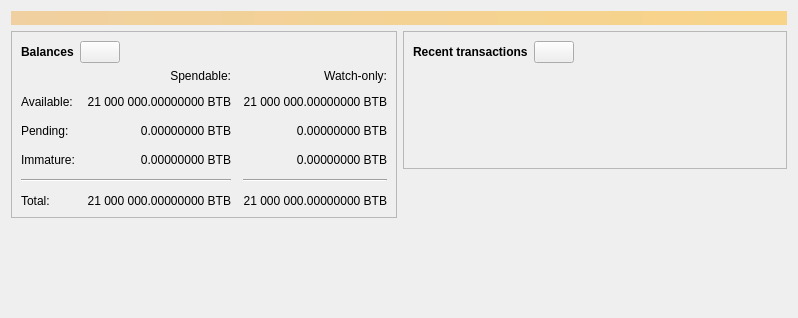
<?xml version="1.0" encoding="UTF-8"?>
<ui version="4.0">
 <class>OverviewPage</class>
 <widget class="QWidget" name="OverviewPage">
  <property name="geometry">
   <rect>
    <x>0</x>
    <y>0</y>
    <width>798</width>
    <height>318</height>
   </rect>
  </property>
  <property name="windowTitle">
   <string>Form</string>
  </property>
  <layout class="QVBoxLayout" name="topLayout">
   <item>
    <widget class="QLabel" name="labelAlerts">
     <property name="visible">
      <bool>false</bool>
     </property>
     <property name="styleSheet">
      <string notr="true">QLabel { background-color: qlineargradient(x1: 0, y1: 0, x2: 1, y2: 0, stop:0 #F0D0A0, stop:1 #F8D488); color:#000000; }</string>
     </property>
     <property name="wordWrap">
      <bool>true</bool>
     </property>
     <property name="margin">
      <number>3</number>
     </property>
     <property name="textInteractionFlags">
      <set>Qt::TextSelectableByMouse</set>
     </property>
    </widget>
   </item>
   <item>
    <layout class="QHBoxLayout" name="horizontalLayout" stretch="1,1">
     <item>
      <layout class="QVBoxLayout" name="verticalLayout_2">
       <item>
        <widget class="QFrame" name="frame">
         <property name="frameShape">
          <enum>QFrame::StyledPanel</enum>
         </property>
         <property name="frameShadow">
          <enum>QFrame::Raised</enum>
         </property>
         <layout class="QVBoxLayout" name="verticalLayout_4">
          <item>
           <layout class="QHBoxLayout" name="horizontalLayout_4">
            <item>
             <widget class="QLabel" name="label_5">
              <property name="font">
               <font>
                <weight>75</weight>
                <bold>true</bold>
               </font>
              </property>
              <property name="text">
               <string>Balances</string>
              </property>
             </widget>
            </item>
            <item>
             <widget class="QPushButton" name="labelWalletStatus">
              <property name="enabled">
               <bool>true</bool>
              </property>
              <property name="maximumSize">
               <size>
                <width>45</width>
                <height>16777215</height>
               </size>
              </property>
              <property name="toolTip">
               <string>The displayed information may be out of date. Your wallet automatically synchronizes with the Bitbi network after a connection is established, but this process has not completed yet.</string>
              </property>
              <property name="text">
               <string/>
              </property>
              <property name="icon">
               <iconset resource="../bitbi.qrc">
                <normaloff>:/icons/warning</normaloff>
                <disabledoff>:/icons/warning</disabledoff>:/icons/warning</iconset>
              </property>
              <property name="iconSize">
               <size>
                <width>24</width>
                <height>24</height>
               </size>
              </property>
             </widget>
            </item>
            <item>
             <spacer name="horizontalSpacer_3">
              <property name="orientation">
               <enum>Qt::Horizontal</enum>
              </property>
              <property name="sizeHint" stdset="0">
               <size>
                <width>40</width>
                <height>20</height>
               </size>
              </property>
             </spacer>
            </item>
           </layout>
          </item>
          <item>
           <layout class="QGridLayout" name="gridLayout">
            <property name="spacing">
             <number>12</number>
            </property>
            <item row="2" column="2">
             <widget class="QLabel" name="labelWatchPending">
              <property name="cursor">
               <cursorShape>IBeamCursor</cursorShape>
              </property>
              <property name="toolTip">
               <string>Unconfirmed transactions to watch-only addresses</string>
              </property>
              <property name="text">
               <string notr="true">0.00000000 BTB</string>
              </property>
              <property name="alignment">
               <set>Qt::AlignRight|Qt::AlignTrailing|Qt::AlignVCenter</set>
              </property>
              <property name="textInteractionFlags">
               <set>Qt::LinksAccessibleByMouse|Qt::TextSelectableByKeyboard|Qt::TextSelectableByMouse</set>
              </property>
             </widget>
            </item>
            <item row="2" column="1">
             <widget class="QLabel" name="labelUnconfirmed">
              <property name="cursor">
               <cursorShape>IBeamCursor</cursorShape>
              </property>
              <property name="toolTip">
               <string>Total of transactions that have yet to be confirmed, and do not yet count toward the spendable balance</string>
              </property>
              <property name="text">
               <string notr="true">0.00000000 BTB</string>
              </property>
              <property name="alignment">
               <set>Qt::AlignRight|Qt::AlignTrailing|Qt::AlignVCenter</set>
              </property>
              <property name="textInteractionFlags">
               <set>Qt::LinksAccessibleByMouse|Qt::TextSelectableByKeyboard|Qt::TextSelectableByMouse</set>
              </property>
             </widget>
            </item>
            <item row="3" column="2">
             <widget class="QLabel" name="labelWatchImmature">
              <property name="cursor">
               <cursorShape>IBeamCursor</cursorShape>
              </property>
              <property name="toolTip">
               <string>Mined balance in watch-only addresses that has not yet matured</string>
              </property>
              <property name="text">
               <string notr="true">0.00000000 BTB</string>
              </property>
              <property name="alignment">
               <set>Qt::AlignRight|Qt::AlignTrailing|Qt::AlignVCenter</set>
              </property>
              <property name="textInteractionFlags">
               <set>Qt::LinksAccessibleByMouse|Qt::TextSelectableByKeyboard|Qt::TextSelectableByMouse</set>
              </property>
             </widget>
            </item>
            <item row="4" column="0" colspan="2">
             <widget class="Line" name="line">
              <property name="orientation">
               <enum>Qt::Horizontal</enum>
              </property>
             </widget>
            </item>
            <item row="4" column="2">
             <widget class="Line" name="lineWatchBalance">
              <property name="sizePolicy">
               <sizepolicy hsizetype="Preferred" vsizetype="Fixed">
                <horstretch>0</horstretch>
                <verstretch>0</verstretch>
               </sizepolicy>
              </property>
              <property name="minimumSize">
               <size>
                <width>140</width>
                <height>0</height>
               </size>
              </property>
              <property name="orientation">
               <enum>Qt::Horizontal</enum>
              </property>
             </widget>
            </item>
            <item row="5" column="0">
             <widget class="QLabel" name="labelTotalText">
              <property name="text">
               <string>Total:</string>
              </property>
             </widget>
            </item>
            <item row="3" column="1">
             <widget class="QLabel" name="labelImmature">
              <property name="cursor">
               <cursorShape>IBeamCursor</cursorShape>
              </property>
              <property name="toolTip">
               <string>Mined balance that has not yet matured</string>
              </property>
              <property name="text">
               <string notr="true">0.00000000 BTB</string>
              </property>
              <property name="alignment">
               <set>Qt::AlignRight|Qt::AlignTrailing|Qt::AlignVCenter</set>
              </property>
              <property name="textInteractionFlags">
               <set>Qt::LinksAccessibleByMouse|Qt::TextSelectableByKeyboard|Qt::TextSelectableByMouse</set>
              </property>
             </widget>
            </item>
            <item row="2" column="3">
             <spacer name="horizontalSpacer_2">
              <property name="orientation">
               <enum>Qt::Horizontal</enum>
              </property>
              <property name="sizeHint" stdset="0">
               <size>
                <width>40</width>
                <height>20</height>
               </size>
              </property>
             </spacer>
            </item>
            <item row="3" column="0">
             <widget class="QLabel" name="labelImmatureText">
              <property name="text">
               <string>Immature:</string>
              </property>
             </widget>
            </item>
            <item row="5" column="1">
             <widget class="QLabel" name="labelTotal">
              <property name="cursor">
               <cursorShape>IBeamCursor</cursorShape>
              </property>
              <property name="toolTip">
               <string>Your current total balance</string>
              </property>
              <property name="text">
               <string notr="true">21 000 000.00000000 BTB</string>
              </property>
              <property name="alignment">
               <set>Qt::AlignRight|Qt::AlignTrailing|Qt::AlignVCenter</set>
              </property>
              <property name="textInteractionFlags">
               <set>Qt::LinksAccessibleByMouse|Qt::TextSelectableByKeyboard|Qt::TextSelectableByMouse</set>
              </property>
             </widget>
            </item>
            <item row="5" column="2">
             <widget class="QLabel" name="labelWatchTotal">
              <property name="cursor">
               <cursorShape>IBeamCursor</cursorShape>
              </property>
              <property name="toolTip">
               <string>Current total balance in watch-only addresses</string>
              </property>
              <property name="text">
               <string notr="true">21 000 000.00000000 BTB</string>
              </property>
              <property name="alignment">
               <set>Qt::AlignRight|Qt::AlignTrailing|Qt::AlignVCenter</set>
              </property>
              <property name="textInteractionFlags">
               <set>Qt::LinksAccessibleByMouse|Qt::TextSelectableByKeyboard|Qt::TextSelectableByMouse</set>
              </property>
             </widget>
            </item>
            <item row="0" column="2">
             <widget class="QLabel" name="labelWatchonly">
              <property name="text">
               <string>Watch-only:</string>
              </property>
              <property name="alignment">
               <set>Qt::AlignRight|Qt::AlignTrailing|Qt::AlignVCenter</set>
              </property>
             </widget>
            </item>
            <item row="1" column="0">
             <widget class="QLabel" name="labelBalanceText">
              <property name="text">
               <string>Available:</string>
              </property>
             </widget>
            </item>
            <item row="1" column="1">
             <widget class="QLabel" name="labelBalance">
              <property name="cursor">
               <cursorShape>IBeamCursor</cursorShape>
              </property>
              <property name="toolTip">
               <string>Your current spendable balance</string>
              </property>
              <property name="text">
               <string notr="true">21 000 000.00000000 BTB</string>
              </property>
              <property name="alignment">
               <set>Qt::AlignRight|Qt::AlignTrailing|Qt::AlignVCenter</set>
              </property>
              <property name="textInteractionFlags">
               <set>Qt::LinksAccessibleByMouse|Qt::TextSelectableByKeyboard|Qt::TextSelectableByMouse</set>
              </property>
             </widget>
            </item>
            <item row="1" column="2">
             <widget class="QLabel" name="labelWatchAvailable">
              <property name="cursor">
               <cursorShape>IBeamCursor</cursorShape>
              </property>
              <property name="toolTip">
               <string>Your current balance in watch-only addresses</string>
              </property>
              <property name="text">
               <string notr="true">21 000 000.00000000 BTB</string>
              </property>
              <property name="alignment">
               <set>Qt::AlignRight|Qt::AlignTrailing|Qt::AlignVCenter</set>
              </property>
              <property name="textInteractionFlags">
               <set>Qt::LinksAccessibleByMouse|Qt::TextSelectableByKeyboard|Qt::TextSelectableByMouse</set>
              </property>
             </widget>
            </item>
            <item row="2" column="0">
             <widget class="QLabel" name="labelPendingText">
              <property name="text">
               <string>Pending:</string>
              </property>
             </widget>
            </item>
            <item row="0" column="1">
             <widget class="QLabel" name="labelSpendable">
              <property name="text">
               <string>Spendable:</string>
              </property>
              <property name="alignment">
               <set>Qt::AlignRight|Qt::AlignTrailing|Qt::AlignVCenter</set>
              </property>
             </widget>
            </item>
           </layout>
          </item>
         </layout>
        </widget>
       </item>
       <item>
        <spacer name="verticalSpacer">
         <property name="orientation">
          <enum>Qt::Vertical</enum>
         </property>
         <property name="sizeHint" stdset="0">
          <size>
           <width>20</width>
           <height>40</height>
          </size>
         </property>
        </spacer>
       </item>
      </layout>
     </item>
     <item>
      <layout class="QVBoxLayout" name="verticalLayout_3">
       <item>
        <widget class="QFrame" name="frame_2">
         <property name="frameShape">
          <enum>QFrame::StyledPanel</enum>
         </property>
         <property name="frameShadow">
          <enum>QFrame::Raised</enum>
         </property>
         <layout class="QVBoxLayout" name="verticalLayout">
          <item>
           <layout class="QHBoxLayout" name="horizontalLayout_2">
            <item>
             <widget class="QLabel" name="label_4">
              <property name="font">
               <font>
                <weight>75</weight>
                <bold>true</bold>
               </font>
              </property>
              <property name="text">
               <string>Recent transactions</string>
              </property>
             </widget>
            </item>
            <item>
             <widget class="QPushButton" name="labelTransactionsStatus">
              <property name="enabled">
               <bool>true</bool>
              </property>
              <property name="maximumSize">
               <size>
                <width>45</width>
                <height>16777215</height>
               </size>
              </property>
              <property name="toolTip">
               <string>The displayed information may be out of date. Your wallet automatically synchronizes with the Bitbi network after a connection is established, but this process has not completed yet.</string>
              </property>
              <property name="text">
               <string/>
              </property>
              <property name="icon">
               <iconset resource="../bitbi.qrc">
                <normaloff>:/icons/warning</normaloff>
                <disabledoff>:/icons/warning</disabledoff>:/icons/warning</iconset>
              </property>
              <property name="iconSize">
               <size>
                <width>24</width>
                <height>24</height>
               </size>
              </property>
             </widget>
            </item>
            <item>
             <spacer name="horizontalSpacer">
              <property name="orientation">
               <enum>Qt::Horizontal</enum>
              </property>
              <property name="sizeHint" stdset="0">
               <size>
                <width>40</width>
                <height>20</height>
               </size>
              </property>
             </spacer>
            </item>
           </layout>
          </item>
          <item>
           <widget class="TransactionOverviewWidget" name="listTransactions">
            <property name="styleSheet">
             <string notr="true">QListView { background: transparent; }</string>
            </property>
            <property name="frameShape">
             <enum>QFrame::NoFrame</enum>
            </property>
            <property name="verticalScrollBarPolicy">
             <enum>Qt::ScrollBarAlwaysOff</enum>
            </property>
            <property name="horizontalScrollBarPolicy">
             <enum>Qt::ScrollBarAlwaysOff</enum>
            </property>
            <property name="sizeAdjustPolicy">
             <enum>QAbstractScrollArea::AdjustToContents</enum>
            </property>
            <property name="selectionMode">
             <enum>QAbstractItemView::NoSelection</enum>
            </property>
            <property name="uniformItemSizes">
             <bool>true</bool>
            </property>
           </widget>
          </item>
         </layout>
        </widget>
       </item>
       <item>
        <spacer name="verticalSpacer_2">
         <property name="orientation">
          <enum>Qt::Vertical</enum>
         </property>
         <property name="sizeHint" stdset="0">
          <size>
           <width>20</width>
           <height>40</height>
          </size>
         </property>
        </spacer>
       </item>
      </layout>
     </item>
    </layout>
   </item>
  </layout>
 </widget>
 <customwidgets>
  <customwidget>
   <class>TransactionOverviewWidget</class>
   <extends>QListView</extends>
   <header>qt/transactionoverviewwidget.h</header>
  </customwidget>
 </customwidgets>
 <resources/>
 <connections/>
</ui>
